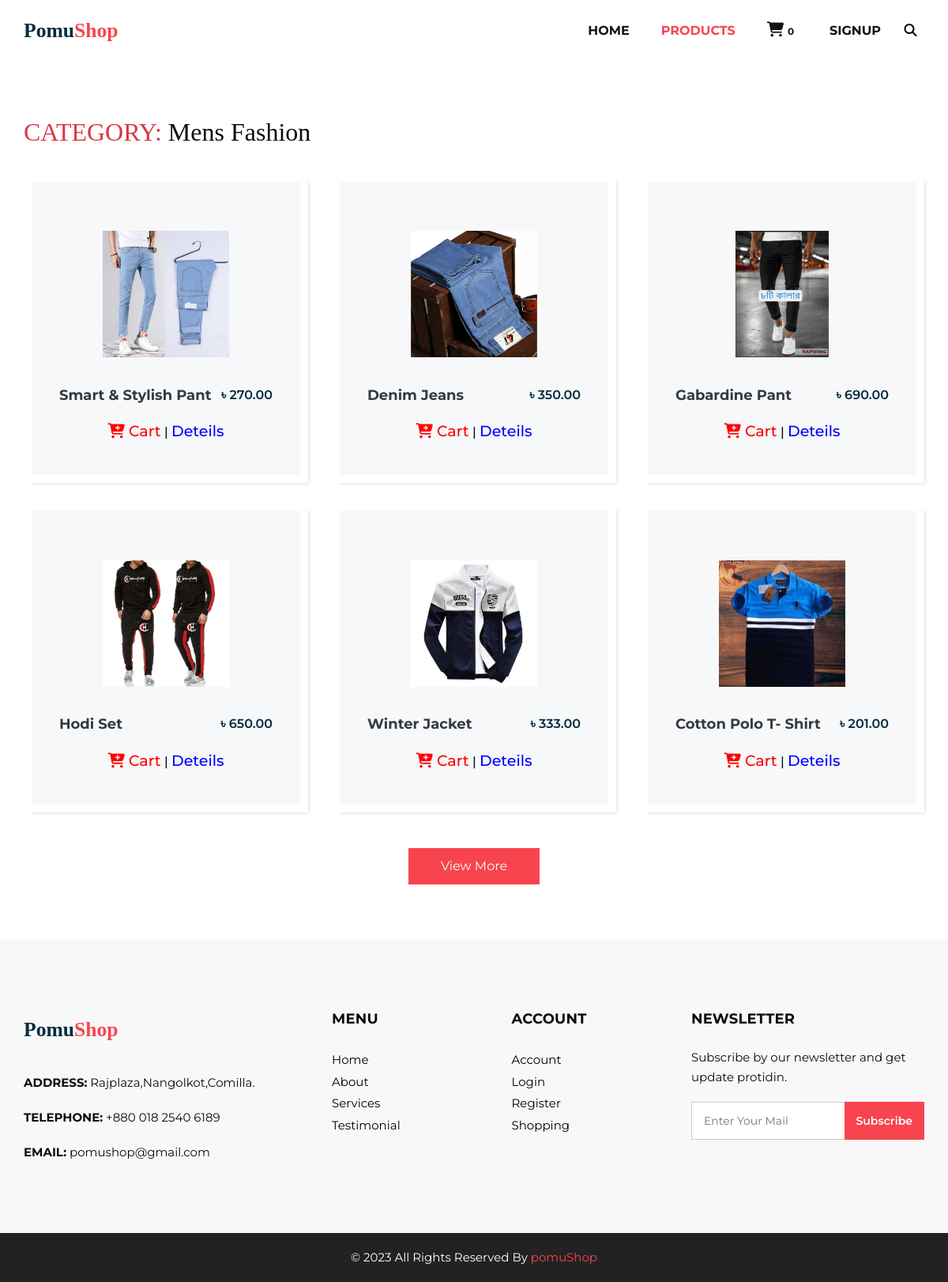
The page /categoriesView.php?cat=11 on the database its author committed.
### tables this page shows
CREATE TABLE `categories` (
  `id` int(11) NOT NULL,
  `name` varchar(128) NOT NULL,
  `description` text NOT NULL,
  `image` varchar(256) NOT NULL,
  `created_at` timestamp NOT NULL DEFAULT current_timestamp()
);

CREATE TABLE `products` (
  `id` int(11) NOT NULL,
  `sku` varchar(128) NOT NULL,
  `category_id` int(11) NOT NULL,
  `subcategory_id` int(11) NOT NULL,
  `name` varchar(256) NOT NULL,
  `description` text NOT NULL,
  `price` float(10,2) NOT NULL,
  `quantity` int(11) NOT NULL,
  `image` varchar(512) NOT NULL,
  `discount` int(11) NOT NULL DEFAULT 0,
  `letest_item` set('0','1') NOT NULL DEFAULT '1',
  `created_at` timestamp NOT NULL DEFAULT current_timestamp()
);

### categoriesView.php (the view, shortened to what this page needs)
<?php
require "include/config.php";
if (isset($_GET['cat'])) {
    $id = $_GET['cat'];
} else {
    exit;
};
?>
<!DOCTYPE html>
<html lang="en">
<head>
    <link rel="stylesheet" type="text/css" href="assets/css/bootstrap.css" />
    <link href="assets/css/font-awesome.min.css" rel="stylesheet" />
    <link rel="stylesheet" href="https://cdnjs.cloudflare.com/ajax/libs/font-awesome/6.2.1/css/all.min.css" />
    <link href="assets/css/style.css" rel="stylesheet" />
    <link href="assets/css/responsive.css" rel="stylesheet" />
</head>
<body>
    <div class="hero_area">
        <?php include "include/navber-products.php"; ?>
        <section class="product_section layout_padding">
            <div class="container">
                    <?php
                    $pq = "select products.*,categories.name as catname from products,categories where 1 and category_id='" . $id . "' and products.category_id=categories.id order by products.created_at desc";
                    $pqr = $conn->query($pq);
                    $p = "";
                    $catname = "";
                    while ($row = $pqr->fetch_assoc()) {
                        $catname = $row['catname'];
                        $p .= '<div class="col-sm-6 col-md-4 col-lg-4">
                            <div class="box">
                               <div class="img-box">
                                  <img src="assets/Products/' . $row['image'] . '" class="pimage">
                               </div>
                               <div class="detail-box">
                                  <h5><a href="javascript:void(0);" class="text-dark pname">' . $row['name'] . '</a></h5>
                                  <h6>৳ <span class="pprice">' . $row['price'] . '</span></h6>
                               </div>
                               <h6 class="text-center mt-3">
                               <a href="javascript:void(0);" data-id="' . $row['id'] . '" class="addToCart" style="font-size:19px;color:red;"><i class="fas fa-cart-plus"></i> Cart</a>
                                |
                                <a href="deteils.php?id=' . $row['id'] . '" class="ps-2" style="font-size:19px;color:blue;"> Deteils</a></h6>
                            </div>
                         </div>';
                    };
                    echo "<h2><span class='text-danger'>CATEGORY:</span> " . $catname . "</h2>" . "<div class='row justify-content-center'>" . $p;
                    ?>
                </div>
                <div class="btn-box">
                    <a href="products.php">
                        View More
                    </a>
                </div>
            </div>
        </section>
    </div>
    <?php include "include/footer.php"; ?>
</html>

### include/navber-products.php (shortened to what this page needs)
<header class="header_section">
   <div class="container">
      <nav class="navbar navbar-expand-lg custom_nav-container ">
         <a class="navbar-brand PomuShopLogo" href="index.php"><b class="pomu">Pomu</b><b class="shop">Shop</b></a>
         <div class="collapse navbar-collapse" id="navbarSupportedContent">
            <ul class="navbar-nav">
               <li class="nav-item">
                  <a class="nav-link" href="index.php">Home</a>
               </li>
               <li class="nav-item active">
                  <a class="nav-link" href="products.php">Products</a>
               </li>
               <li class="nav-item">
                  <a class="nav-link" href="cart.php"><i  style="font-size:19px;" class="fa-sharp fa-solid fa-cart-shopping"></i><span id="cardLength" class="badge text-bg-secondary"></span></a>
               </li>
               <?php
               if (isset($_SESSION['loggedin']) && $_SESSION['loggedin'] == true) {  ?>
                  <li class="nav-item dropdown">
                     <a class="nav-link dropdown-toggle" href="javascript:void(0)" id="navbarDropdown" role="button" data-toggle="dropdown" aria-haspopup="true" aria-expanded="false">
                     </i><?= $_SESSION['username'] ?>
                     </a>
                     <div class="dropdown-menu" aria-labelledby="navbarDropdown">
                        <a class="dropdown-item" href="javascript:void(0)">Pofile</a>
                        <a class="dropdown-item" href="javascript:void(0)">Setting</a>
                        <div class="dropdown-divider"></div>
                        <a class="dropdown-item" href="logout.php">Logout</a>
                     </div>
                  </li>
               <?php } else { ?>
                  <li class="nav-item">
                     <a class="nav-link" href="login.php">Signup</a>
                  </li>
               <?php }; ?>
               <form class="form-inline">
                  <button class="btn  my-2 my-sm-0 nav_search-btn" type="submit">
                     <i class="fa-solid fa-magnifying-glass"></i>
                  </button>
               </form>
            </ul>
         </div>
      </nav>
   </div>
</header>

### include/footer.php
<footer>
         <div class="container">
            <div class="row">
               <div class="col-md-4">
                   <div class="full">
                      <div class="logo_footer">
                      <a class="navbar-brand PomuShopLogo" href="index.php"><b class="pomu">Pomu</b><b class="shop">Shop</b></a>
                      </div>
                      <div class="information_f">
                        <p><strong>ADDRESS:</strong> Rajplaza,Nangolkot,Comilla.</p>
                        <p><strong>TELEPHONE:</strong> +880 018 2540 6189</p>
                        <p><strong>EMAIL:</strong> pomushop@gmail.com</p>
                      </div>
                   </div>
               </div>
               <div class="col-md-8">
                  <div class="row">
                  <div class="col-md-7">
                     <div class="row">
                        <div class="col-md-6">
                     <div class="widget_menu">
                        <h3>Menu</h3>
                        <ul>
                           <li><a href="index.php">Home</a></li>
                           <li><a href="javascript:void(0)">About</a></li>
                           <li><a href="javascript:void(0)">Services</a></li>
                           <li><a href="javascript:void(0)">Testimonial</a></li>
                        </ul>
                     </div>
                  </div>
                  <div class="col-md-6">
                     <div class="widget_menu">
                        <h3>Account</h3>
                        <ul>
                           <li><a href="javascript:void(0)">Account</a></li>
                           <li><a href="login.php">Login</a></li>
                           <li><a href="register.php">Register</a></li>
                           <li><a href="products.php">Shopping</a></li>
                        </ul>
                     </div>
                  </div>
                     </div>
                  </div>
                  <div class="col-md-5">
                     <div class="widget_menu">
                        <h3>Newsletter</h3>
                        <div class="information_f">
                          <p>Subscribe by our newsletter and get update protidin.</p>
                        </div>
                        <div class="form_sub">
                           <form>
                              <fieldset>
                                 <div class="field">
                                    <input type="email" placeholder="Enter Your Mail" name="email" />
                                    <input type="submit" value="Subscribe" />
                                 </div>
                              </fieldset>
                           </form>
                        </div>
                     </div>
                  </div>
                  </div>
               </div>
            </div>
         </div>
      </footer>
      <div class="cpy_">
         <p class="mx-auto">© 2023 All Rights Reserved By <a href="index.php">pomuShop</a><br>
         </p>
      </div>

### assets/css/responsive.css (style rules this page uses)
@media (min-width: 1200px) { .container { max-width: 1170px; } }

### rows shown on the page
categories: name "Mens Fashion"
products: image (picture), name "Smart & Stylish Pant", price "270.00"
products: image (picture), name "Denim Jeans", price "350.00"
products: image (picture), name "Gabardine Pant", price "690.00"
products: image (picture), name "Hodi Set", price "650.00"
products: image (picture), name "Winter Jacket", price "333.00"
products: image (picture), name "Cotton Polo T- Shirt", price "201.00"
